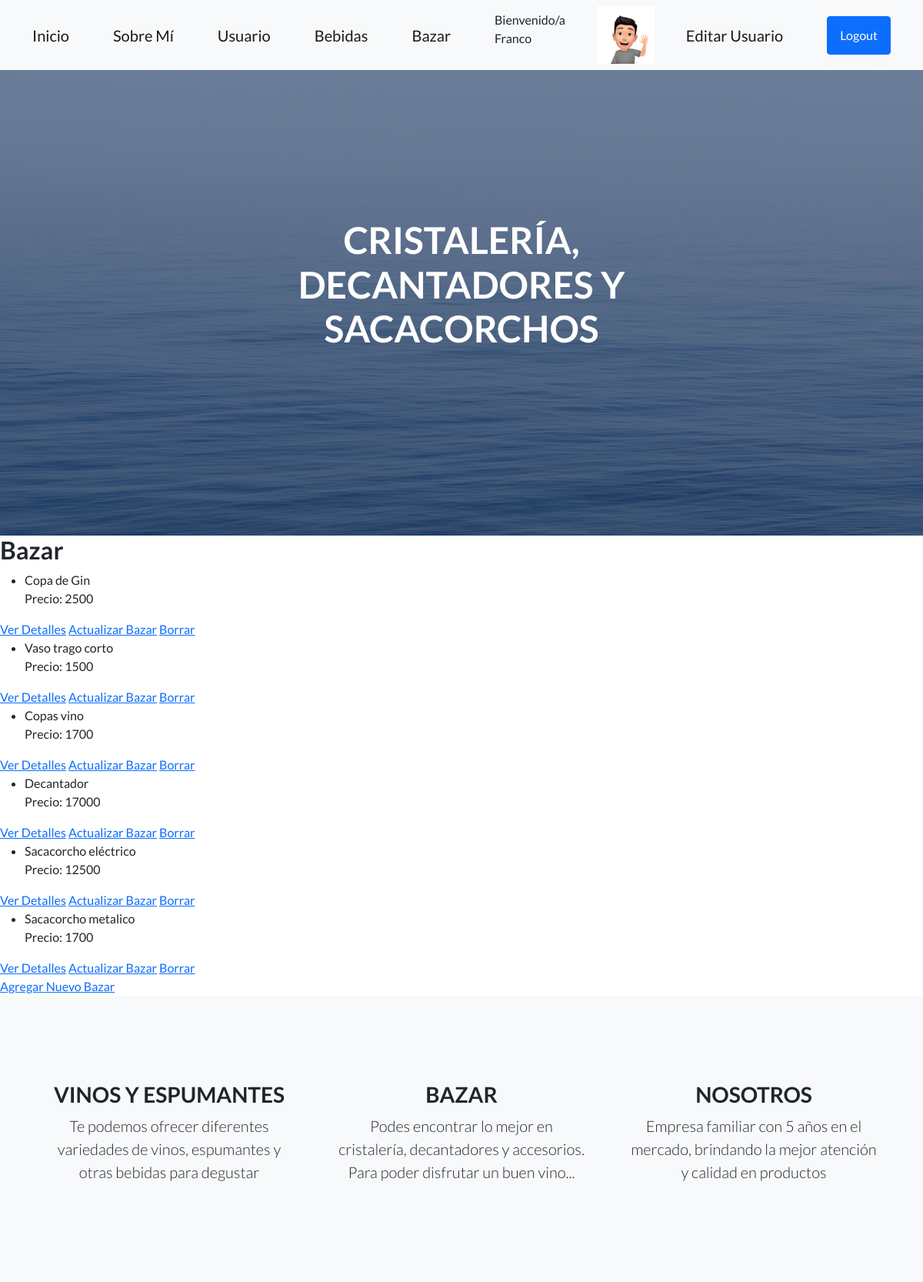
The page /AppMalbec/bazar/ (signed in) on the database its author committed.
### AppMalbec/models.py (models this page shows)
class Avatar(models.Model):
    usuario= models.ForeignKey(User, on_delete=models.CASCADE)
    imagen = models.ImageField(upload_to="avatares", null= True, blank= True)

class Bazar(models.Model):
    tipo_de_producto = models.CharField(max_length=50)
    precio= models.IntegerField()
    imagen = models.ImageField(upload_to="bazar", null=True,blank= True)

### AppMalbec/views.py (the view)
# urls.py: path("bazar/",BazarLista.as_view(), name="Bazar"),
class BazarLista(LoginRequiredMixin,ListView):
    model = Bazar
    template_name = "AppMalbec/bazar.html"

### AppMalbec/templates/AppMalbec/bazar.html
{% extends "AppMalbec/padre.html" %}
{% load static %}
{% block titulo %}
CRISTALERÍA, DECANTADORES Y SACACORCHOS
{% endblock %}
{% block pie%}
<h2>Bazar</h2>
{% for bazar in object_list %}
<ul><li>
   {{bazar.tipo_de_producto}} <br> Precio: {{bazar.precio}}
</li>
</ul>
<a href="{% url 'BazarDetalles' bazar.id %}">Ver Detalles</a>
<a href="{% url 'EditarBazar' bazar.id %}">Actualizar Bazar</a>
<a href="{% url 'BorrarBazar' bazar.id %}">Borrar</a>
{% endfor %}<br>
<a href="{% url 'AgregarBazar' %}">Agregar Nuevo Bazar</a>
{% endblock %}

### AppMalbec/templates/AppMalbec/padre.html (shortened to what this page needs)
<!DOCTYPE html>
<html lang="en">
    <head>
        {% load static %}
        <link href="https://cdn.jsdelivr.net/npm/bootstrap-icons@1.5.0/font/bootstrap-icons.css" rel="stylesheet" type="text/css" />
        <link href="{% static 'AppMalbec/css/styles.css' %}" rel="stylesheet" />
    </head>
    <body>
        <nav class="navbar navbar-light bg-light static-top">
            <div class="container">
                <a class="navbar-brand" href="{% url 'Inicio' %}">Inicio</a>
                <a class="navbar-brand" href="{% url 'SobreMi' %}">Sobre Mí</a>
                <a class="navbar-brand" href="{% url 'Usuarios' %}">Usuario</a>
                <a class="navbar-brand" href="{% url 'Variedades' %}">Bebidas</a>
                <a class="navbar-brand" href="{% url 'Bazar' %}">Bazar</a>
                {% if request.user.is_authenticated %}
                <p>Bienvenido/a <br>{{user}}</p>
                {% with user.avatar_set.first as miAvatar %}
                {% if miAvatar %}
                <img src="{{miAvatar.imagen.url}} " alt="No hay imagen" style="max-width: 75px ;">
                {% endif %}
                {% endwith %}
                <a class="navbar-brand" href="{% url 'EditarPerfil' %}">Editar Usuario</a>
                <a class="btn btn-primary" href="{% url 'Logout' %}">Logout</a>
                {% else %}
                <a class="btn btn-primary" href="{% url 'Registarse' %}">Registro</a>
                <a class="btn btn-primary" href="{% url 'Login' %}">Login</a>
                {% endif %}
            </div>
        </nav>
        <header class="masthead">
            <div class="container position-relative">
                <div class="row justify-content-center">
                    <div class="col-xl-6">
                        <div class="text-center text-white">
                            <h1 class="mb-5">
                                {% block titulo%}
                                {% endblock %}
                            </h1>
                        </div>
                    </div>
                </div>
            </div>
        </header>
        {% block pie%}
        {% endblock %}
          <section class="features-icons bg-light text-center">
            <div class="container">
                <div class="row">
                    <div class="col-lg-4">
                        <div class="features-icons-item mx-auto mb-5 mb-lg-0 mb-lg-3">
                            <h3>VINOS Y ESPUMANTES </h3>
                            <p class="lead mb-0">Te podemos ofrecer diferentes variedades de vinos, espumantes y otras bebidas para degustar</p>
                        </div>
                    </div>
                    <div class="col-lg-4">
                        <div class="features-icons-item mx-auto mb-5 mb-lg-0 mb-lg-3">
                            <h3>BAZAR</h3>
                            <p class="lead mb-0">Podes encontrar lo mejor en cristalería, decantadores y accesorios.
                                Para poder disfrutar un buen vino... </p>
                        </div>
                    </div>
                    <div class="col-lg-4">
                        <div class="features-icons-item mx-auto mb-0 mb-lg-3">
                            <h3>NOSOTROS</h3>
                            <p class="lead mb-0">Empresa familiar con 5 años en el mercado, brindando la mejor atención y calidad en productos</p>
                        </div>
                    </div>
                </div>
            </div>
        </section>
    </body>
</html>

### rows shown on the page
Avatar: imagen (picture)
Bazar: tipo_de_producto "Copa de Gin", precio "2500"
Bazar: tipo_de_producto "Vaso trago corto", precio "1500"
Bazar: tipo_de_producto "Copas vino", precio "1700"
Bazar: tipo_de_producto "Decantador", precio "17000"
Bazar: tipo_de_producto "Sacacorcho eléctrico", precio "12500"
Bazar: tipo_de_producto "Sacacorcho metalico", precio "1700"

### other values the page prints
{{ user }} "Franco"
